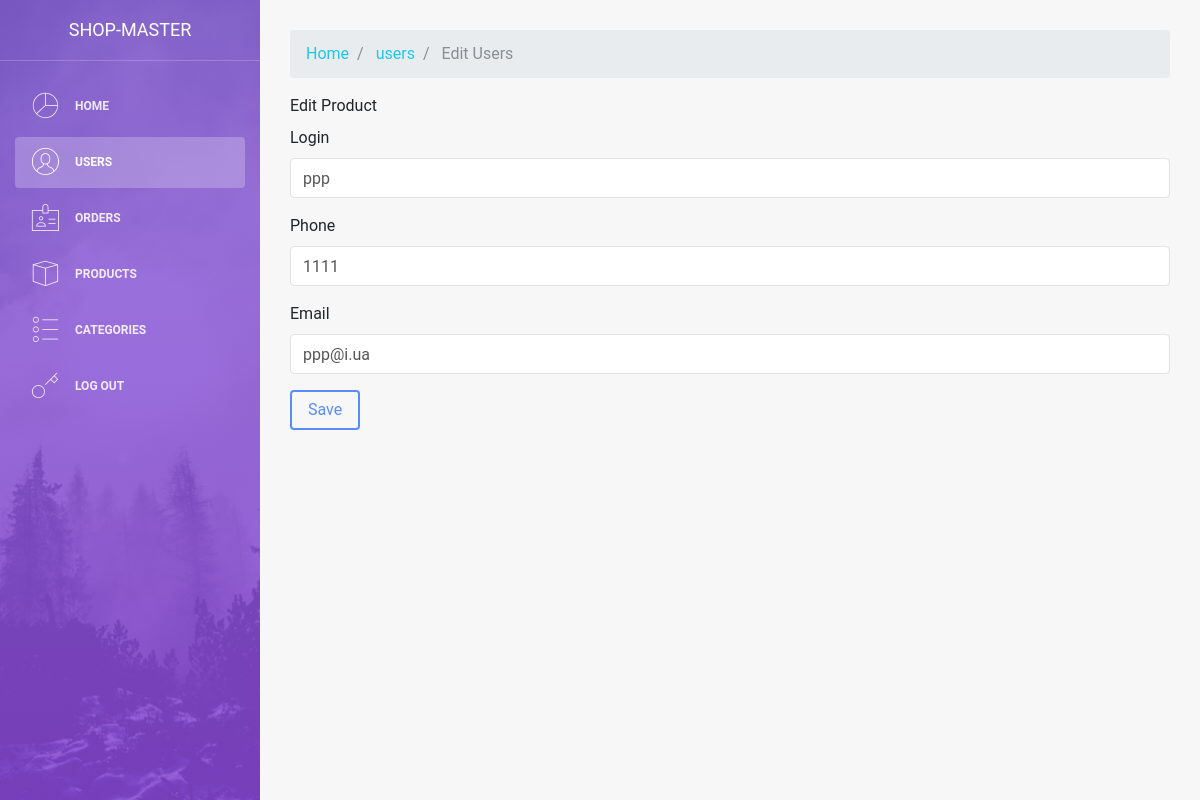
/admin/modules/users/edit.php?id=259, run on the app's committed database.
### tables this page shows
CREATE TABLE `users` (
  `id` int(11) NOT NULL,
  `login` varchar(255) NOT NULL,
  `phone` varchar(255) NOT NULL,
  `email` varchar(255) NOT NULL,
  `password` varchar(255) NOT NULL,
  `confirm_mail` varchar(255) NOT NULL,
  `verified` int(11) DEFAULT '0'
);

### admin/modules/users/edit.php (the view, shortened to what this page needs)
<?php
include $_SERVER['DOCUMENT_ROOT'] . '/configs/db.php';
$page = "users";
include $_SERVER['DOCUMENT_ROOT'] . '/admin/parts/header.php';
?>
<div class="main-panel">
    <div class="content">
        <div class="container-fluid">
            <div class="row">
                <div class="col-md-12">
                 <?php
                   if( isset($_GET["id"])) {
                        $sql = "SELECT * FROM users WHERE id=" . $_GET["id"];
                        $result = mysqli_query($conn, $sql);
                        $row = mysqli_fetch_assoc($result);
                    ?>
                      <nav aria-label="breadcrumb ">
                        <ol class="breadcrumb">
                          <li class="breadcrumb-item"><a href="/admin/index.php">Home</a></li>
                          <li class="breadcrumb-item">
                              <a href="/admin/users.php" >
                                <?php echo $page; ?>
                              </a>
                          </li>
                           <li class="breadcrumb-item active" aria-current="page">
                              <?php echo 'Edit Users'; ?>
                          </li>
                        </ol>
                      </nav>
                       <form action="" method="POST" enctype="multipart/form-data">
                            <label for="exampleInputTitle">Edit Product</label>
                            <div class="form-group">
                                <label for="exampleInputTitle">Login</label>
                                <input type="text" name="username" class="form-control" value="<?php echo $row["login"]; ?>">
                            </div>
                            <div class="form-group">
                                <label for="exampleInputCost">Phone</label>
                                <input type="text" name="phone" class="form-control" value="<?php echo $row["phone"]; ?>">
                            </div>
                            <div class="form-group">
                                <label for="exampleInputDescription">Email</label>
                                <input type="text" name="email" class="form-control" value="<?php echo $row["email"]; ?>"></input>
                            </div>
                            <button type="submit" name="send_btn" value="Upload" class="btn btn-primary">Save</button>
                        </form>
                    <?php
                    }
                    ?>
                </div>
            </div>
        </div>
    </div>
</div>
<?php
include $_SERVER['DOCUMENT_ROOT'] . '/admin/parts/footer.php';
?>

### data on the page
users: username "ppp", phone "1111", email "ppp@i.ua"

### other printed values
$page "users"
